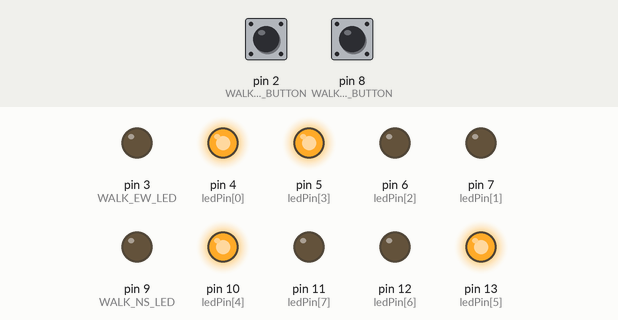
This sketch was run on a simulated Arduino Uno, built with avr-gcc and run on an emulated ATmega328P. Shown: output pins drawn as LEDs (lit = HIGH). The test bench sets the inputs (shaded band); at power-on: pin 8 (WALK_NS_BUTTON) LOW, pin 2 (WALK_EW_BUTTON) LOW. What the sketch prints to the serial monitor is not drawn.

Above: at 4.2 s.
4.3 s: pin 8 (WALK_NS_BUTTON) pulled HIGH for 0.15 s
7.4 s: pin 2 (WALK_EW_BUTTON) pulled HIGH for 0.15 s
At 9.7 s:
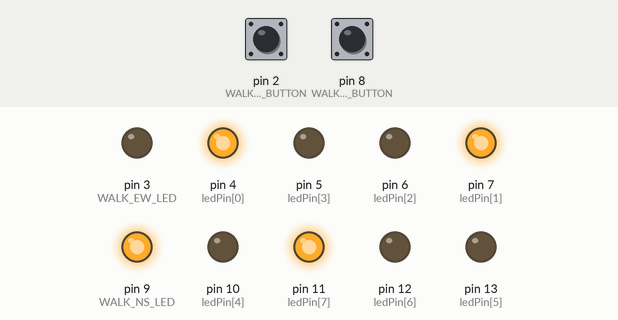
10.5 s: pin 8 (WALK_NS_BUTTON) pulled HIGH for 1 s
At 21.2 s:
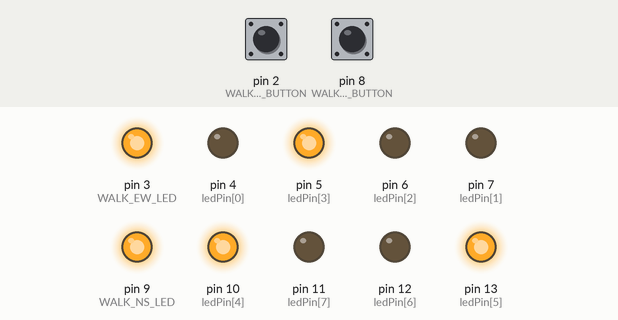
Timing chart, 0 to 21.5 s (numbered marks = the images above; inputs shaded):
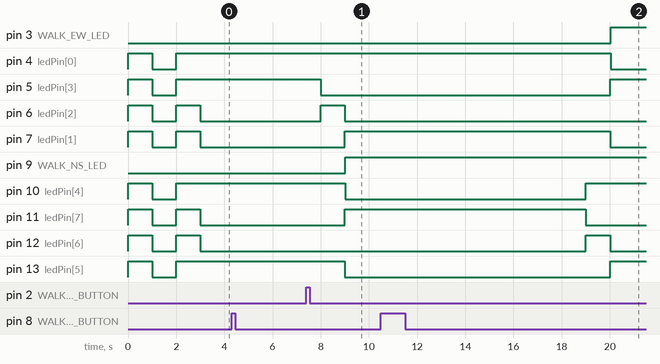

The sketch:

traffic-light.ino
```cpp
/*

      CIS-73-01: IoT Fundamentals
      Cabrillo Collete, Aptos, CA

      Marcos R. Della (mdella@gmail.com)

      Homework 01
      Stoplight functionality w/walk lights

*/

#define WALK_NS_LED 9
#define WALK_EW_LED 3

#define WALK_NS_BUTTON 8
#define WALK_EW_BUTTON 2

#define GREEN_NS_LED_DELAY 5000
#define GREEN_EW_LED_DELAY 5000
#define YELLOW_LED_DELAY 1000

#define WALK_WHITE_TIME 2000
#define WALK_RED_TIME 8000

#define BLINK_DELAY 500

// Pin assignments for various LEDs
unsigned int ledPin[] = {
  4,    // (0b00000001) N/A
  7,    // (0b00000010) RED North/South led
  6,    // (0b00000100) YELLOW North/South led
  5,    // (0b00001000) GREEN North/South led
  10,   // (0b00010000) N/A
  13,   // (0b00100000) RED East/West led
  12,   // (0b01000000) YELLOW East/West led
  11,   // (0b10000000) GREEN East/West led
};

// Light pattern to display in various states
unsigned int light_pattern[][3] = {
  { 0b00110011, 0, 250 },                  // NS=red, EW=red
  { 0b00111001, 2, GREEN_EW_LED_DELAY },   // NS=red, EW=green, enable walk EW(2)
  { 0b00110101, 0, YELLOW_LED_DELAY },     // NS=red, EW=yellow
  { 0b10010011, 1, GREEN_NS_LED_DELAY },   // NS=green, EW=red, enable walk NS(1)
  { 0b01010011, 0, YELLOW_LED_DELAY },     // NS=yellow, EW=red
};

// State definition
//    0 = init
//    1 = North/South green, East/West red
//    2 = North/South yellow, East/West red
//    3 = North/South red, East/West green
//    4 = North/South red, East/West yellow
//    5 = North/South blinking red, East/West blinking red
unsigned int state = 0;
unsigned long endDelay = 0;
unsigned long blinkDelay = 0;

bool ns_walk = false;
bool ew_walk = false;
bool ns_press = false;
bool ew_press = false;

void setup() {
  int i = 0;

  Serial.begin(9600);
  while (i < 8) {
    if (ledPin[i] > 0)
      pinMode(ledPin[i], OUTPUT);
    i++;
  };

  pinMode(WALK_NS_LED, OUTPUT);
  pinMode(WALK_EW_LED, OUTPUT);
  pinMode(WALK_NS_BUTTON, INPUT);
  pinMode(WALK_EW_BUTTON, INPUT);

  lightChange(light_pattern[0][0]);         // Initialize light pattern to Red/Red
  //digitalWrite(NOWALK_NS_LED, HIGH);        // Set do-not-walk North/South
  //digitalWrite(NOWALK_EW_LED, HIGH);        // Set do-not-walk East/West
  lightChange(0b11111111);
  delay(1000);
  lightChange(0b00000000);
  delay(1000);
  lightChange(0b11111111);
  delay(1000);
  lightChange(0b00000000);
};

void lightChange(unsigned int lightOut) {
  Serial.print("LED: ");
  for (int i=0; i<8; i++) {
    if ((lightOut >> i) & (0x01)) {
      Serial.print(" 1 ");
      digitalWrite(ledPin[i],HIGH);
    } else {
      Serial.print(" 0 ");
      digitalWrite(ledPin[i],LOW);
    }
  }
}

void loop() {
  unsigned long lightTime;
  unsigned long currTime;

  // If our delay timer runs out, change state. Only executed at state change
  currTime = millis();
  if (currTime > endDelay) {
    Serial.println("");
    if (++state > 4)
      state = 1;
    lightTime = light_pattern[state][2];
    switch (state) {
      case 1:
        if (ew_press == true) {
          ew_walk = true;
          if (WALK_WHITE_TIME + WALK_RED_TIME > lightTime)
            lightTime = WALK_WHITE_TIME + WALK_RED_TIME;
        }
        break;

      case 2:
        ew_walk == false;
        break;

      case 3:
        if (ns_press == true) {
          ns_walk = true;
          if (WALK_WHITE_TIME + WALK_RED_TIME > lightTime)
            lightTime = WALK_WHITE_TIME + WALK_RED_TIME;
        }
        break;

      case 4:
        ns_walk == false;
        break;
    }
    endDelay = currTime + lightTime;
    Serial.print("State ["+String(state) + "]  ");
    lightChange(light_pattern[state][0]);
    //digitalWrite(WALK_NS_LED, LOW);
    Serial.print("    Delay: "+String(light_pattern[state][2])+"ms    ");
  }

  if (currTime > blinkDelay) {
    switch (state) {
      case 1:               // EW light is green
        if (ew_walk) {
          if (currTime > endDelay - (lightTime - WALK_WHITE_TIME) ) {
            // Blink red light
            Serial.print("R");
            digitalWrite(ledPin[0],digitalRead(ledPin[0])^1);
            digitalWrite(WALK_EW_LED,LOW);
          } else {
            // Blink white light
            Serial.print("1");
            digitalWrite(ledPin[0],LOW);
            //digitalWrite(WALK_EW_LED, digitalRead(WALK_EW_LED)^1);
            digitalWrite(WALK_EW_LED,HIGH);
            ew_press = false;
          }
        }
        break;

      case 2:               // EW light changes to yellow
        ew_walk = false;
        digitalWrite(ledPin[0],HIGH);
        break;

      case 3:               // NS light is green
        if (ns_walk) {
          if (currTime > endDelay - (lightTime - WALK_WHITE_TIME) ) {
            // Blink red light
            Serial.print("R");
            digitalWrite(ledPin[4],digitalRead(ledPin[4])^1);
            //if (digitalRead(ledPin[4])) {
            //  tone(8,523);
            //} else {
            //  noTone(8);
            //}
            digitalWrite(WALK_NS_LED,LOW);
          } else {
            // Blink while light
            Serial.print("3");
            digitalWrite(ledPin[4],LOW);
            //digitalWrite(WALK_NS_LED, digitalRead(WALK_NS_LED)^1);
            digitalWrite(WALK_NS_LED,HIGH);
            ns_press = false;
          }
        }
        break;
      case 4:               // NS light changes to yellow
        ns_walk = false;
        digitalWrite(ledPin[4],HIGH);
        break;
    }
    blinkDelay = currTime + BLINK_DELAY;
  }

  // check buttons
  if ((ns_press == false) && (digitalRead(WALK_NS_BUTTON) == HIGH)) {
    ns_press = true;
    Serial.print("[NS] ");
  }
  if ((ew_press == false) && (digitalRead(WALK_EW_BUTTON) == HIGH)) {
    ew_press = true;
    Serial.print("[EW] ");
  }

}
```

Measured:
- after the input at 4.3 s, every drawn part: stays the same
